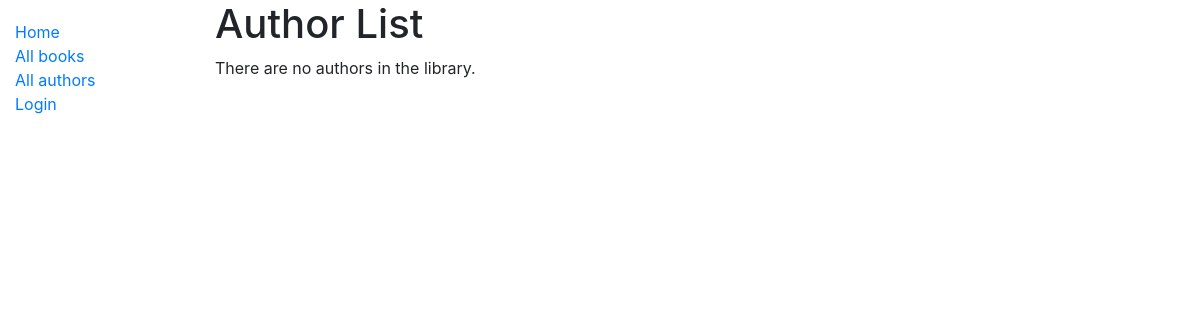
The app's page /catalog/authors/, older data.
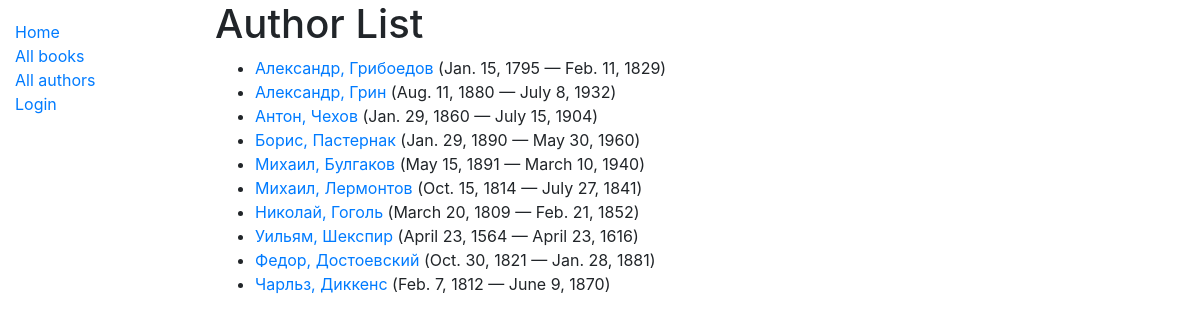
The same page, newer data.
### catalog/models.py (models this page shows)
class Author(models.Model):
    first_name = models.CharField(max_length=100)
    last_name = models.CharField(max_length=100)
    date_of_birth = models.DateField(null=True, blank=True)
    date_of_death = models.DateField('Умер', null=True, blank=True)
    class Meta:
        ordering = ['last_name', 'first_name']
    def get_absolute_url(self):
        return reverse('author-detail', args=[str(self.id)])
    def __str__(self):
        return f'{self.last_name}, {self.first_name}'

### catalog/views.py (the view)
# urls.py: path('authors/', views.AuthorListView.as_view(), name='authors'),
class AuthorListView(generic.ListView):
    model = Author
    paginate_by = 10

### catalog/templates/catalog/author_list.html
{% extends "base_generic.html" %}
{% block content %}
  <h1>Author List</h1>
  {% if author_list %}
    <ul>
      {% for author in author_list %}
        <li>
          <a href="{{ author.get_absolute_url }}">{{ author }}</a>
          ({{ author.date_of_birth|default:'?' }} — {{ author.date_of_death|default:'?' }})
        </li>
      {% endfor %}
    </ul>
  {% else %}
    <p>There are no authors in the library.</p>
  {% endif %}
{% endblock %}

### catalog/templates/base_generic.html (shortened to what this page needs)
<!doctype html>
<html lang="en">
  <head>
    <link rel="stylesheet" href="https://cdn.jsdelivr.net/npm/bootstrap@4.5.3/dist/css/bootstrap.min.css">
    {% load static %}
    <link rel="stylesheet" href="{% static 'css/styles.css' %}">
  </head>
  <body>
    <div class="container-fluid">
      <div class="row">
        <div class="col-sm-2">
        {% block sidebar %}
          <ul class="sidebar-nav">
            <li><a href="{% url 'index' %}">Home</a></li>
            <li><a href="{% url 'books' %}">All books</a></li>
            <li><a href="{% url 'authors' %}">All authors</a></li>
            {% if user.is_authenticated %}
              <li>User: {{ user.get_username }}</li>
              <li><a href="{% url 'my-borrowed' %}">My Borrowed</a></li>
              <li>
                <form method="post" action="{% url 'logout' %}">
                  {% csrf_token %}
                  <input type="hidden" name="next" value="{{ request.path }}">
                  <input type="submit" value="Logout" style="background:none; border:none; color:#4472C4; cursor:pointer; padding:0; font: inherit; text-decoration: underline;">
                </form>
              </li>
            {% else %}
              <li><a href="{% url 'login' %}?next={{request.path}}">Login</a></li>
            {% endif %}
          </ul>
        {% endblock %}
        </div>
        <div class="col-sm-10 ">
        {% block content %}{% endblock %}
        </div>
      </div>
    </div>
  </body>
</html>

### catalog/static/css/styles.css (style rules this page uses)
.sidebar-nav { margin-top: 20px; padding: 0; list-style: none; }

Row changes from the older to the newer data that the page shows:
added Author: last_name+first_name "Александр, Грибоедов", date_of_birth "Jan. 15, 1795", date_of_death "Feb. 11, 1829"
added Author: last_name+first_name "Александр, Грин", date_of_birth "Aug. 11, 1880", date_of_death "July 8, 1932"
added Author: last_name+first_name "Антон, Чехов", date_of_birth "Jan. 29, 1860", date_of_death "July 15, 1904"
added Author: last_name+first_name "Борис, Пастернак", date_of_birth "Jan. 29, 1890", date_of_death "May 30, 1960"
added Author: last_name+first_name "Михаил, Булгаков", date_of_birth "May 15, 1891", date_of_death "March 10, 1940"
added Author: last_name+first_name "Михаил, Лермонтов", date_of_birth "Oct. 15, 1814", date_of_death "July 27, 1841"
added Author: last_name+first_name "Николай, Гоголь", date_of_birth "March 20, 1809", date_of_death "Feb. 21, 1852"
added Author: last_name+first_name "Уильям, Шекспир", date_of_birth "April 23, 1564", date_of_death "April 23, 1616"
added Author: last_name+first_name "Федор, Достоевский", date_of_birth "Oct. 30, 1821", date_of_death "Jan. 28, 1881"
added Author: last_name+first_name "Чарльз, Диккенс", date_of_birth "Feb. 7, 1812", date_of_death "June 9, 1870"
Text that changed along with them:
text no longer shown: "There are no authors in the library."
